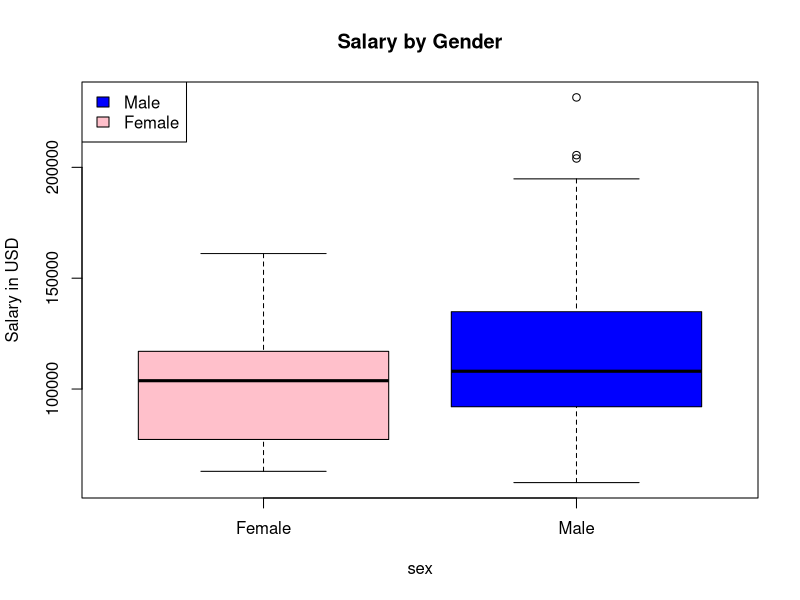
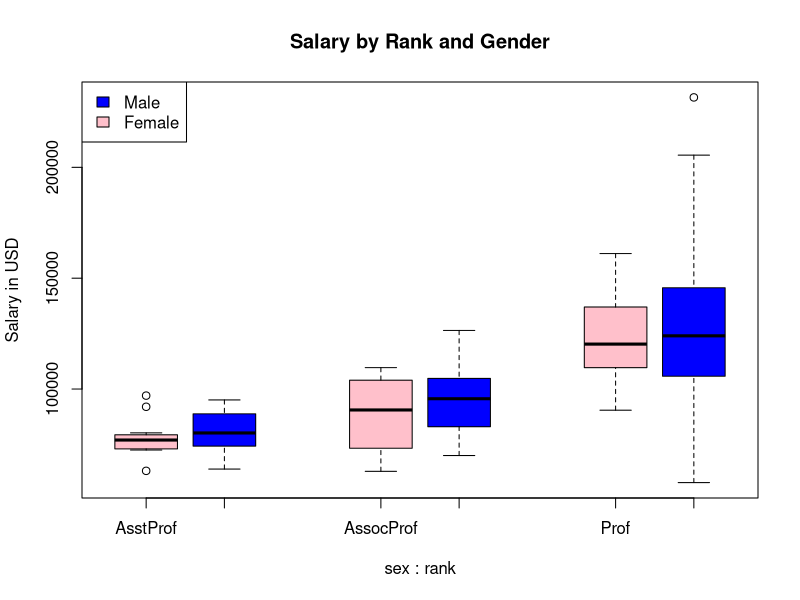

Recreate these plots in R, in order.
## ---- chunk 1
#first, we load the data and see what`s inside:

library(carData)
data("Salaries")
summary(Salaries)
## ---- chunk 2
boxplot(salary ~ sex, data = Salaries, 
        main = "Salary by Gender", 
        ylab = "Salary in USD", 
        col = c("pink", "blue"))
legend("topleft", fill = c("blue", "pink"), legend = c("Male", "Female"))
## ---- chunk 3
boxplot(salary ~ sex + rank, data = Salaries, 
        at = c(1,2,4,5,7,8),
        names = c("AsstProf", "", "AssocProf", "", "Prof", ""),
        main = "Salary by Rank and Gender", 
        ylab = "Salary in USD", 
        col = c("pink", "blue"))
legend("topleft", fill = c("blue", "pink"), legend = c("Male", "Female"))
## ---- chunk 4
model <- lm(salary ~ sex + rank + yrs.service + discipline, data = Salaries)
summary(model)
## ---- chunk 5
model_transformed <- lm(I(1 / salary) ~ sex + rank + yrs.service + discipline, data = Salaries)
summary(model_transformed)
## ---- chunk 6
model_interaction <- lm(I(1 / salary) ~ sex * discipline + rank + yrs.service, data = Salaries)
summary(model_interaction)
## ---- chunk 7
final_model <- lm(I(1 / salary) ~ sex + rank + yrs.service + discipline, data = Salaries)
summary(final_model)
